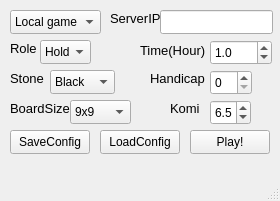
<?xml version="1.0" encoding="UTF-8"?>
<ui version="4.0">
 <class>MainWindow</class>
 <widget class="QMainWindow" name="MainWindow">
  <property name="geometry">
   <rect>
    <x>0</x>
    <y>0</y>
    <width>280</width>
    <height>201</height>
   </rect>
  </property>
  <property name="minimumSize">
   <size>
    <width>280</width>
    <height>201</height>
   </size>
  </property>
  <property name="maximumSize">
   <size>
    <width>280</width>
    <height>201</height>
   </size>
  </property>
  <property name="windowTitle">
   <string>MainWindow</string>
  </property>
  <widget class="QWidget" name="centralwidget">
   <widget class="QPushButton" name="PlayButton">
    <property name="geometry">
     <rect>
      <x>190</x>
      <y>130</y>
      <width>80</width>
      <height>24</height>
     </rect>
    </property>
    <property name="text">
     <string>Play!</string>
    </property>
   </widget>
   <widget class="QComboBox" name="ComboGameMode">
    <property name="geometry">
     <rect>
      <x>10</x>
      <y>10</y>
      <width>91</width>
      <height>24</height>
     </rect>
    </property>
    <item>
     <property name="text">
      <string>Local game</string>
     </property>
    </item>
    <item>
     <property name="text">
      <string>Online game</string>
     </property>
    </item>
   </widget>
   <widget class="QLabel" name="LabelServerIP">
    <property name="geometry">
     <rect>
      <x>110</x>
      <y>10</y>
      <width>50</width>
      <height>16</height>
     </rect>
    </property>
    <property name="font">
     <font>
      <pointsize>10</pointsize>
     </font>
    </property>
    <property name="text">
     <string>ServerIP</string>
    </property>
   </widget>
   <widget class="QLineEdit" name="LineServerIP">
    <property name="geometry">
     <rect>
      <x>160</x>
      <y>10</y>
      <width>113</width>
      <height>24</height>
     </rect>
    </property>
   </widget>
   <widget class="QComboBox" name="ComboBoardSize">
    <property name="geometry">
     <rect>
      <x>70</x>
      <y>100</y>
      <width>61</width>
      <height>24</height>
     </rect>
    </property>
    <item>
     <property name="text">
      <string>9x9</string>
     </property>
    </item>
    <item>
     <property name="text">
      <string>13x13</string>
     </property>
    </item>
    <item>
     <property name="text">
      <string>19x19</string>
     </property>
    </item>
   </widget>
   <widget class="QLabel" name="LabelBoardSize">
    <property name="geometry">
     <rect>
      <x>10</x>
      <y>100</y>
      <width>61</width>
      <height>16</height>
     </rect>
    </property>
    <property name="font">
     <font>
      <pointsize>10</pointsize>
     </font>
    </property>
    <property name="text">
     <string>BoardSize</string>
    </property>
   </widget>
   <widget class="QLabel" name="LabelHandicap">
    <property name="geometry">
     <rect>
      <x>150</x>
      <y>70</y>
      <width>61</width>
      <height>16</height>
     </rect>
    </property>
    <property name="font">
     <font>
      <pointsize>10</pointsize>
     </font>
    </property>
    <property name="text">
     <string>Handicap</string>
    </property>
   </widget>
   <widget class="QSpinBox" name="SpinHandicap">
    <property name="geometry">
     <rect>
      <x>210</x>
      <y>70</y>
      <width>42</width>
      <height>25</height>
     </rect>
    </property>
    <property name="maximum">
     <number>9</number>
    </property>
   </widget>
   <widget class="QComboBox" name="ComboRole">
    <property name="geometry">
     <rect>
      <x>40</x>
      <y>40</y>
      <width>51</width>
      <height>24</height>
     </rect>
    </property>
    <item>
     <property name="text">
      <string>Hold</string>
     </property>
    </item>
    <item>
     <property name="text">
      <string>Join</string>
     </property>
    </item>
   </widget>
   <widget class="QLabel" name="LabelRole">
    <property name="geometry">
     <rect>
      <x>10</x>
      <y>40</y>
      <width>31</width>
      <height>16</height>
     </rect>
    </property>
    <property name="font">
     <font>
      <pointsize>10</pointsize>
     </font>
    </property>
    <property name="text">
     <string>Role</string>
    </property>
   </widget>
   <widget class="QComboBox" name="ComboStone">
    <property name="geometry">
     <rect>
      <x>50</x>
      <y>70</y>
      <width>65</width>
      <height>24</height>
     </rect>
    </property>
    <item>
     <property name="text">
      <string>Black</string>
     </property>
    </item>
    <item>
     <property name="text">
      <string>White</string>
     </property>
    </item>
   </widget>
   <widget class="QLabel" name="LabelStone">
    <property name="geometry">
     <rect>
      <x>10</x>
      <y>70</y>
      <width>41</width>
      <height>16</height>
     </rect>
    </property>
    <property name="font">
     <font>
      <pointsize>10</pointsize>
     </font>
    </property>
    <property name="text">
     <string>Stone</string>
    </property>
   </widget>
   <widget class="QLabel" name="LabelKomi">
    <property name="geometry">
     <rect>
      <x>170</x>
      <y>100</y>
      <width>31</width>
      <height>16</height>
     </rect>
    </property>
    <property name="font">
     <font>
      <pointsize>10</pointsize>
     </font>
    </property>
    <property name="text">
     <string>Komi</string>
    </property>
   </widget>
   <widget class="QDoubleSpinBox" name="SpinKomi">
    <property name="geometry">
     <rect>
      <x>210</x>
      <y>100</y>
      <width>41</width>
      <height>25</height>
     </rect>
    </property>
    <property name="decimals">
     <number>1</number>
    </property>
    <property name="maximum">
     <double>9.500000000000000</double>
    </property>
    <property name="singleStep">
     <double>0.500000000000000</double>
    </property>
    <property name="stepType">
     <enum>QAbstractSpinBox::DefaultStepType</enum>
    </property>
    <property name="value">
     <double>6.500000000000000</double>
    </property>
   </widget>
   <widget class="QLabel" name="LabelTime">
    <property name="geometry">
     <rect>
      <x>140</x>
      <y>40</y>
      <width>71</width>
      <height>20</height>
     </rect>
    </property>
    <property name="font">
     <font>
      <pointsize>10</pointsize>
     </font>
    </property>
    <property name="text">
     <string>Time(Hour)</string>
    </property>
   </widget>
   <widget class="QDoubleSpinBox" name="SpinTime">
    <property name="geometry">
     <rect>
      <x>210</x>
      <y>40</y>
      <width>62</width>
      <height>25</height>
     </rect>
    </property>
    <property name="decimals">
     <number>1</number>
    </property>
    <property name="maximum">
     <double>1440.000000000000000</double>
    </property>
    <property name="value">
     <double>1.000000000000000</double>
    </property>
   </widget>
   <widget class="QPushButton" name="ButtonLoadConfig">
    <property name="geometry">
     <rect>
      <x>100</x>
      <y>130</y>
      <width>80</width>
      <height>24</height>
     </rect>
    </property>
    <property name="text">
     <string>LoadConfig</string>
    </property>
   </widget>
   <widget class="QPushButton" name="ButtonSaveConfig">
    <property name="geometry">
     <rect>
      <x>10</x>
      <y>130</y>
      <width>80</width>
      <height>24</height>
     </rect>
    </property>
    <property name="text">
     <string>SaveConfig</string>
    </property>
   </widget>
  </widget>
  <widget class="QMenuBar" name="menubar">
   <property name="geometry">
    <rect>
     <x>0</x>
     <y>0</y>
     <width>280</width>
     <height>21</height>
    </rect>
   </property>
  </widget>
  <widget class="QStatusBar" name="statusbar"/>
 </widget>
 <resources/>
 <connections/>
</ui>
